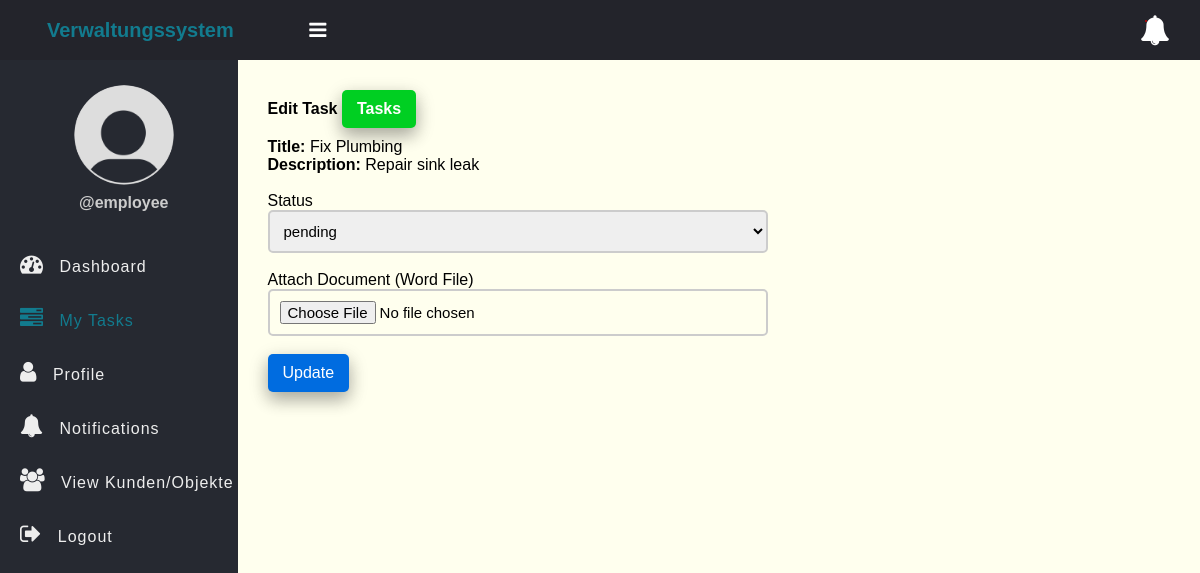
The page /edit-task-employee.php?id=1 (signed in) on the database its author committed.
### tables this page shows
CREATE TABLE tasks (
                       id INT AUTO_INCREMENT PRIMARY KEY,
                       title VARCHAR(255) NOT NULL,
                       description TEXT NOT NULL,
                       assigned_to INT NOT NULL,
                       due_date DATE NULL,
                       kunde_id INT NULL,
                       objekt_id INT NULL,
                       status ENUM('pending', 'in_progress', 'completed') DEFAULT 'pending',
                       images JSON NULL,
                       document VARCHAR(255) NULL,
                       created_at TIMESTAMP DEFAULT CURRENT_TIMESTAMP,
                       FOREIGN KEY (assigned_to) REFERENCES users(id) ON DELETE CASCADE,
                       FOREIGN KEY (kunde_id) REFERENCES kunden(id) ON DELETE SET NULL,
                       FOREIGN KEY (objekt_id) REFERENCES objekte(id) ON DELETE SET NULL
);

### app/Model/Task.php (called while the page is built, shortened)
<?php
function get_task_by_id($conn, $id){
	$sql = "SELECT * FROM tasks WHERE id =? ";
	$stmt = $conn->prepare($sql);
	$stmt->execute([$id]);
	if($stmt->rowCount() > 0){
		$task = $stmt->fetch();
	}else $task = 0;
	return $task;
}

### edit-task-employee.php (the view, shortened to what this page needs)
<?php
if (isset($_SESSION['role']) && isset($_SESSION['id']) && $_SESSION['role'] == "employee") {
    include "DB_connection.php";
    include "app/Model/Task.php";
    include "app/Model/User.php";
    $id = $_GET['id'];
    $task = get_task_by_id($conn, $id);
 ?>
<!DOCTYPE html>
<html>
<head>
	<link rel="stylesheet" href="https://stackpath.bootstrapcdn.com/font-awesome/4.7.0/css/font-awesome.min.css">
	<link rel="stylesheet" href="css/style.css">
</head>
<body>
	<?php include "inc/header.php" ?>
	<div class="body">
		<?php include "inc/nav.php" ?>
		<section class="section-1">
			<h4 class="title">Edit Task <a href="my_task.php">Tasks</a></h4>
            <form class="form-1"
                  method="POST"
                  action="app/update-task-employee.php"
                  enctype="multipart/form-data">
                <div class="input-holder">
                    <p><b>Title: </b><?=$task['title']?></p>
                </div>
                <div class="input-holder">
                    <p><b>Description: </b><?=$task['description']?></p>
                </div><br>
                <div class="input-holder">
                    <label>Status</label>
                    <select name="status" class="input-1">
                        <option <?php if( $task['status'] == "pending") echo"selected"; ?> >pending</option>
                    </select><br>
                </div>
                <div class="input-holder">
                    <label>Attach Document (Word File)</label>
                    <input type="file" name="document" class="input-1" accept=".doc,.docx">
                </div>
                <br>
                <button class="edit-btn">Update</button>
            </form>
        </section>
	</div>
</body>
</html>
<?php }else{
   $em = "First login";
   header("Location: login.php?error=$em");
   exit();
}
 ?>

### css/style.css (style rules this page uses)
* { padding: 0; margin: 0; box-sizing: border-box; font-family: arial, sans-serif; }
.body { display: flex; }
.section-1 { padding: 30px; }
.section-1 .title { margin-bottom: 10px; }
.section-1 .title a { text-decoration: none; display: inline-block; padding-left: 10px; border: none; background: #00CF22; padding: 10px 15px; color: #fff; font-size: 16px; border-radius: 5px; cursor: pointer; outline: none; transition: background 1s; box-shadow: 0 8px 16px 0 rgba(0,0,0,0.2), 0 6px 20px 0 rgba(0,0,0,0.19); }
.section-1 { width: 100%; background: #ffe; }
.edit-btn { text-decoration: none; display: inline-block; padding-left: 10px; border: none; background: #006CE0; padding: 10px 15px; color: #fff; font-size: 16px; border-radius: 5px; cursor: pointer; outline: none; transition: background 1s; box-shadow: 0 8px 16px 0 rgba(0,0,0,0.2), 0 6px 20px 0 rgba(0,0,0,0.19); }
.form-1 { width: 90%; max-width: 500px; }
.input-1 { border: 2px solid #ccc; width: 100%; padding: 10px; font-size: 15px; outline: none; border-radius: 5px; display: block; }

### rows shown on the page
tasks: title "Fix Plumbing", description "Repair sink leak", status "pending"

### other values the page prints
$_SESSION['username'] "employee"
